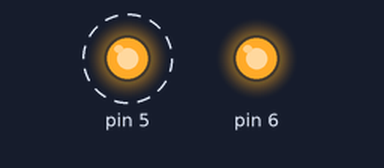
A sketch run on a simulated Arduino Uno, built with avr-gcc and run on an emulated ATmega328P. Parts: output pins drawn as LEDs (lit = HIGH). Dashed ring = blinking.

Above: at 0.2 s.
At 2.7 s:
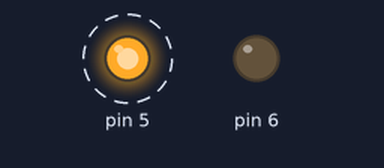
Timing chart, 0 to 4.6 s (numbered marks = the images above):
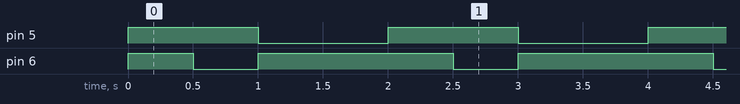

Measured:
- by itself, pin 5: alternates HIGH for 1.0 s and LOW for 1.0 s
- by itself, pin 6: repeats every 2.0 s: LOW 0.50 s, HIGH 1.5 s
- by itself, everything shown: repeats every 2.0 s, in 3 steps

The sketch:

lab6.ino
```cpp
void setup() {
  pinMode(6,OUTPUT);
  pinMode(5,OUTPUT);

}

void loop() {
  digitalWrite(6,HIGH);
  digitalWrite(5,HIGH);
  delay(500);

  digitalWrite(6,LOW);
  delay(500);

  digitalWrite(5,LOW);
  digitalWrite(6,HIGH);
  delay(500);

  digitalWrite(5,LOW);
  delay(500);


}
```
